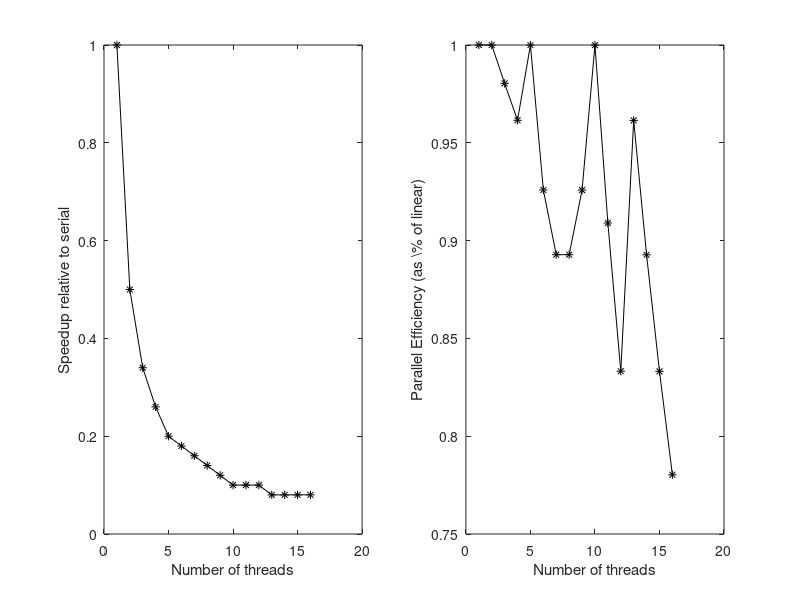

The MATLAB script that drew this image: (Note: this script raises an error after producing the figure.)
T = load('timings.txt');
P = (1:length(T))';

figure();
subplot(1,2,1);
plot(P, T./T(1), 'k-*');
xlabel('Number of threads');
ylabel('Speedup relative to serial');
subplot(1,2,2);
plot(P, T(1) ./ (P.*T), 'k-*');
xlabel('Number of threads');
ylabel('Parallel Efficiency (as \% of linear)');

sgtitle('''Heavy Gradient'' Efficiency Study');
